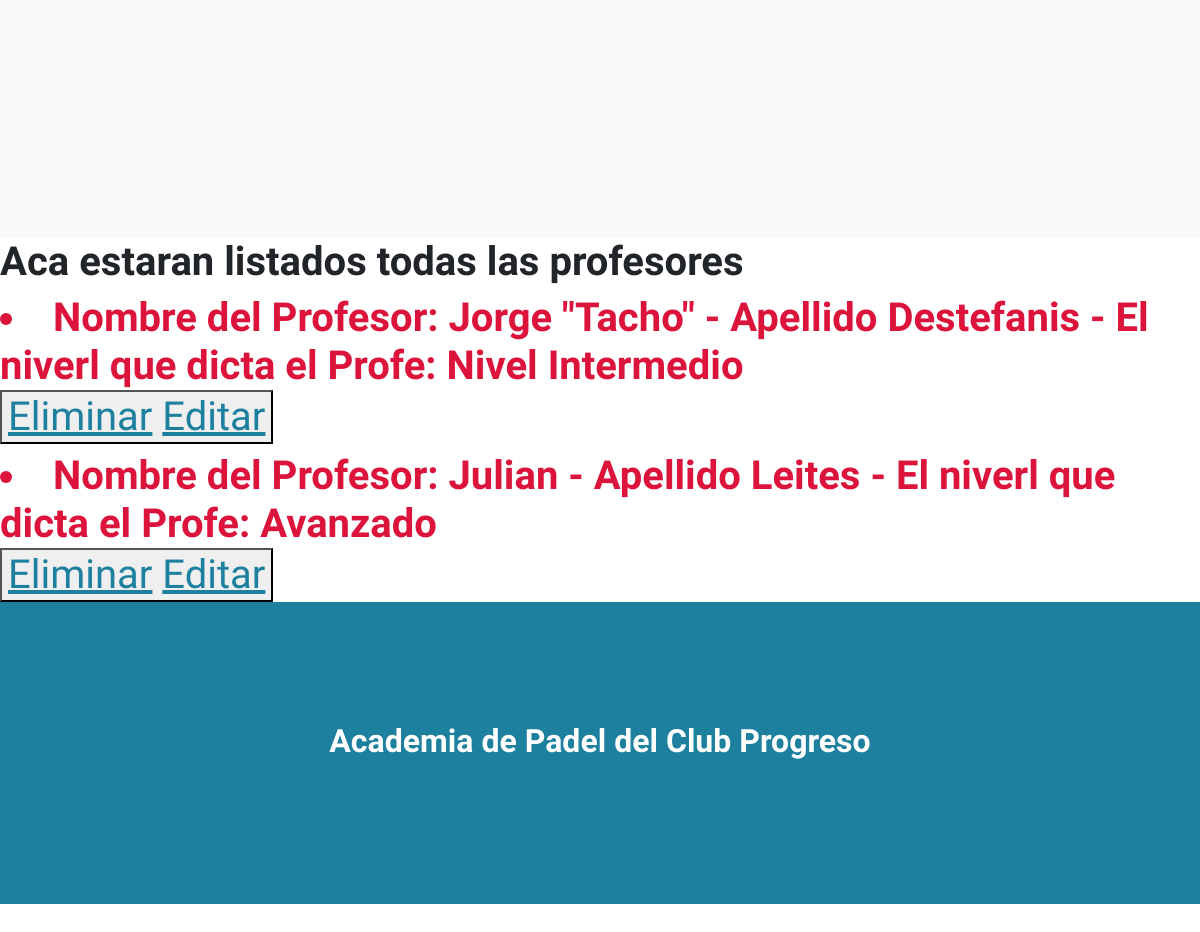
Page /leerProfesores (lower part) on the earlier database version.
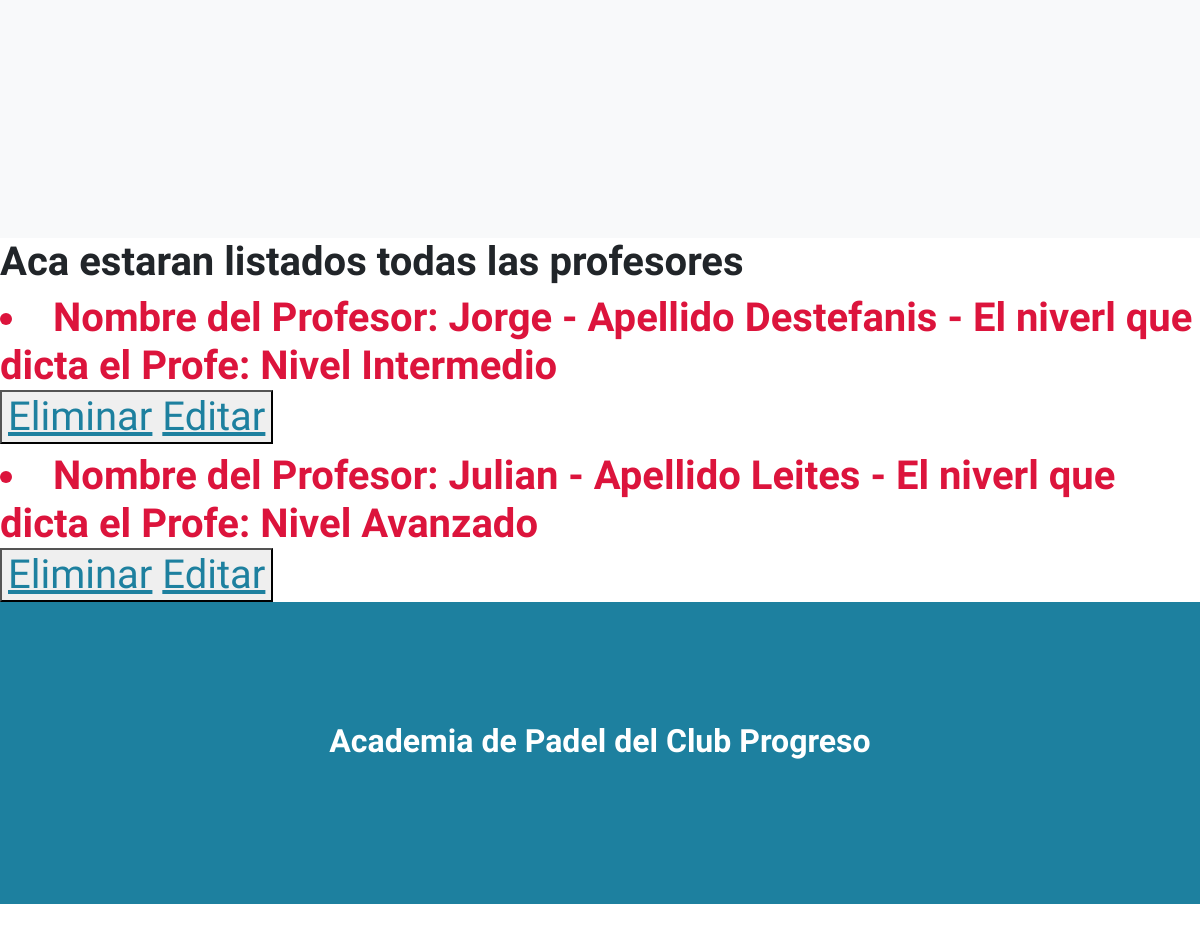
Same page on the later database version.
### appmwr/models.py (models this page shows)
class Profesor(models.Model):
    nombre=models.CharField(max_length=40)
    apellido=models.CharField(max_length=40)
    nivel=models.CharField(max_length=40)
    def __str__(self)-> str:
        return f"Nombre del Profesor: {self.nombre} - Apellido {self.apellido} - El niverl que dicta el Profe: {self.nivel}"

### appmwr/views.py (the view)
# urls.py: path('leerProfesores', leerProfesores, name= "LeerProfesores"),
def leerProfesores(request):
    profesores=Profesor.objects.all()
    return render(request, "appmwr/leerprofesores.html", {"profesores":profesores})

### appmwr/templates/appmwr/leerProfesores.html (shortened to what this page needs)
{% extends "appmwr/base.html" %}
{% block contenidoQueCambia%}
<h1> Aca estaran listados todas las profesores</h1>
<h1 style="color:crimson; font-size: 40px;"{% for p in profesores %} <h1 style="color:crimson; font-size: 40px;" </h1>
    <li> {{p}}</li>
    <button>
    <a href="{% url 'EliminarProfesor' p.nombre%}">Eliminar</a>
    <a href="{% url 'EditarProfesor' p.nombre%}">Editar</a>
    </button>
    {% endfor %}
    {% endblock%}

Differences in the rows shown:
changed Profesor: nombre+apellido+nivel "Nombre del Profesor: Jorge \"Tacho\" - Apellido Destefanis - El niverl que dicta el Profe: Nivel Intermedio" → "Nombre del Profesor: Jorge - Apellido Destefanis - El niverl que dicta el Profe: Nivel Intermedio"
changed Profesor: nombre+apellido+nivel "Nombre del Profesor: Julian - Apellido Leites - El niverl que dicta el Profe: Avanzado" → "Nombre del Profesor: Julian - Apellido Leites - El niverl que dicta el Profe: Nivel Avanzado"
